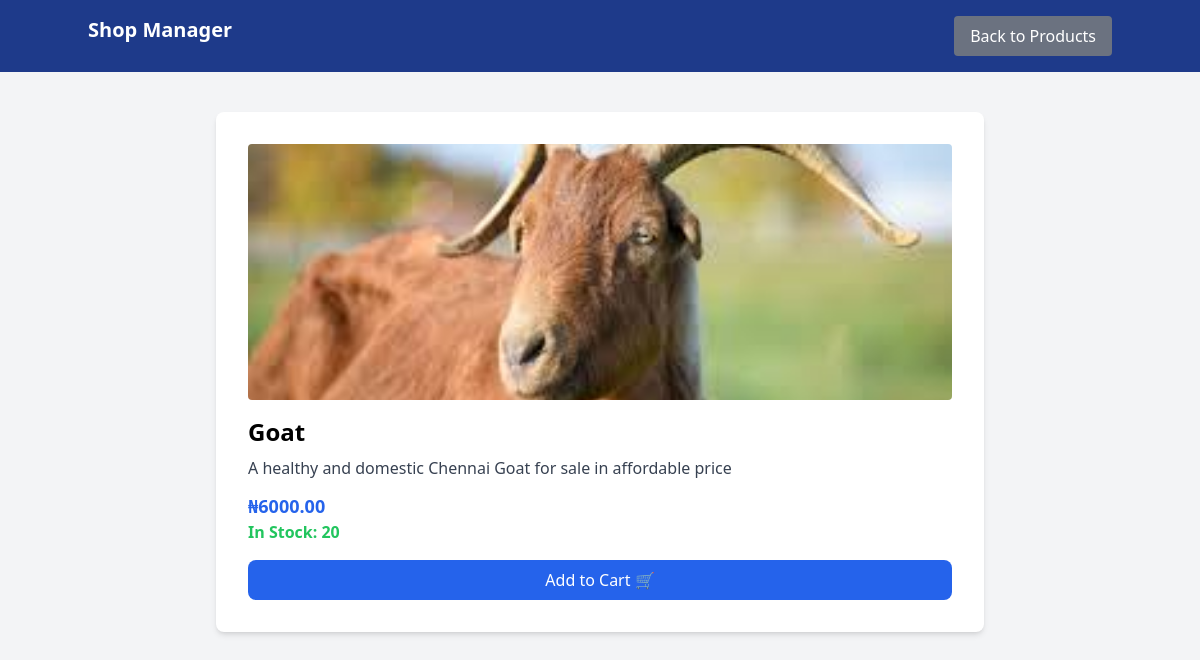
Screenshot of /shop/product/3/ with the database file from the repository.
### shop/models.py (models this page shows, shortened)
class Product(models.Model):
    category = models.ForeignKey(Category, on_delete=models.CASCADE)
    title = models.CharField(max_length=255)
    description = models.TextField()
    price = models.DecimalField(max_digits=10, decimal_places=2)
    stock = models.IntegerField(default=0)
    image = models.ImageField(upload_to='product_images/')
    created_at = models.DateTimeField(auto_now_add=True)

### shop/views.py (the view)
# urls.py: path('product/<int:id>/', views.product_detail, name='product_detail'),
def product_detail(request, id):
    product = get_object_or_404(Product, id=id)
    return render(request, 'shop/product_detail.html', {'product': product})

### shop/templates/shop/product_detail.html (shortened to what this page needs)
{% load static %}
<!DOCTYPE html>
<html lang="en">
<head>
    <script src="https://cdn.tailwindcss.com"></script>
</head>
<body class="bg-gray-100">
    <nav class="bg-blue-900 p-4 text-white">
        <div class="container mx-auto flex justify-between">
            <h1 class="text-xl font-bold">Shop Manager</h1>
            <a href="{% url 'product_list' %}" class="bg-gray-500 px-4 py-2 rounded hover:bg-gray-600">
                Back to Products
            </a>
        </div>
    </nav>
    <div class="max-w-3xl mx-auto bg-white p-8 rounded-lg shadow-md mt-10">
        <img src="{{ product.image.url }}" alt="{{ product.title }}" class="w-full h-64 object-cover rounded">
        <h2 class="text-2xl font-bold mt-4">{{ product.title }}</h2>
        <p class="text-gray-700 mt-2">{{ product.description }}</p>
        <p class="text-blue-600 font-bold text-lg mt-3">₦{{ product.price }}</p>
        {% if product.stock > 0 %}
            <p class="text-green-500 font-semibold">In Stock: {{ product.stock }}</p>
            <form method="POST" action="{% url 'add_to_cart' product.id %}">
                <button type="submit" class="w-full bg-blue-600 text-white py-2 mt-4 rounded-lg hover:bg-blue-700">
                    Add to Cart 🛒
                </button>
            </form>
        {% else %}
            <p class="text-red-500 font-semibold">Out of Stock</p>
        {% endif %}
    </div>
</body>
</html>

### rows the page displays
Product: image (picture), title "Goat", description "A healthy and domestic Chennai Goat for sale in affordable price", price "6000.00", stock "20"
